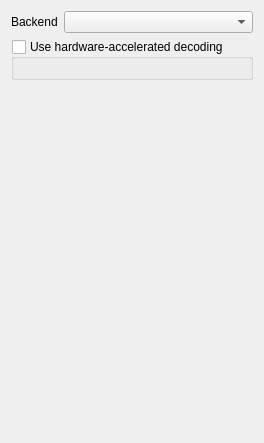
       <widget class="QWidget" name="video_hwacc">
        <layout class="QVBoxLayout" name="verticalLayout_29">
         <item>
          <layout class="QHBoxLayout" name="horizontalLayout_24">
           <item>
            <widget class="QLabel" name="label_55">
             <property name="text">
              <string>Backend</string>
             </property>
            </widget>
           </item>
           <item>
            <widget class="QComboBox" name="hwacc_backend">
             <property name="sizePolicy">
              <sizepolicy hsizetype="Expanding" vsizetype="Fixed">
               <horstretch>0</horstretch>
               <verstretch>0</verstretch>
              </sizepolicy>
             </property>
            </widget>
           </item>
          </layout>
         </item>
         <item>
          <widget class="QGroupBox" name="enable_hwdec">
           <property name="title">
            <string>Use hardware-accelerated decoding</string>
           </property>
           <property name="checkable">
            <bool>true</bool>
           </property>
           <property name="checked">
            <bool>false</bool>
           </property>
           <layout class="QVBoxLayout" name="verticalLayout_27" stretch="0">
            <item>
             <widget class="QWidget" name="hwdec_list" native="true">
              <property name="enabled">
               <bool>false</bool>
              </property>
             </widget>
            </item>
           </layout>
          </widget>
         </item>
         <item>
          <spacer name="verticalSpacer_12">
           <property name="orientation">
            <enum>Qt::Vertical</enum>
           </property>
           <property name="sizeHint" stdset="0">
            <size>
             <width>20</width>
             <height>352</height>
            </size>
           </property>
          </spacer>
         </item>
        </layout>
       </widget>
